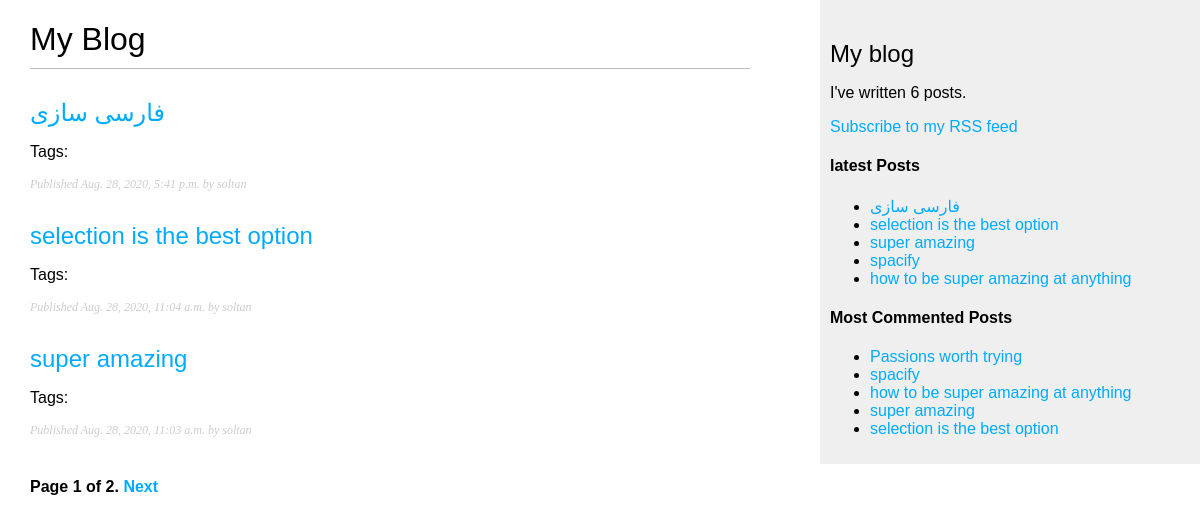
/blog/, run on an earlier commit of the app's database.
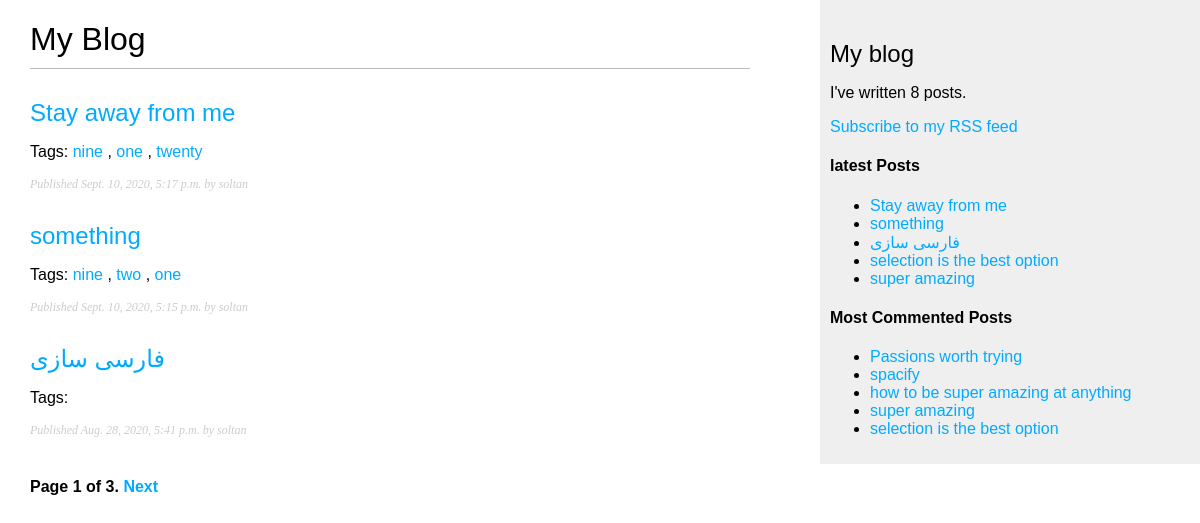
And on a later commit of the database.
### blog/models.py (models this page shows, shortened)
class Post(models.Model):
    STATUS_CHOICE = (
                    ('draft', 'Draft'),
                    ('published', 'Published')
    )
    objects = models.Manager()  # The default manager
    published = PublishedManager()  # Our customed manager
    tags = TaggableManager()
    title = models.CharField(max_length=250)
    slug = models.SlugField(max_length=250,
                            unique_for_date='publish')
    author = models.ForeignKey(User,
                               on_delete=models.CASCADE,  # after deleting user, it's posts also would be deleted
                               related_name='blog_post')
    body = models.TextField()
    publish = models.DateTimeField(default=timezone.now)
    created = models.DateTimeField(auto_now_add=True)  # acts like const
    update = models.DateTimeField(auto_now=True)
    status = models.CharField(max_length=10,
                              choices=STATUS_CHOICE,
                              default='draft')
    class Meta:
        ordering = ('-publish',)  # ordering by ascending
    def get_absolute_url(self):
        return reverse('blog:post_detail',  # path
                       args=[self.publish.day,  # args
                             self.publish.month,
                             self.publish.year,
                             self.slug])

### blog/views.py (the view)
# urls.py: path('', views.post_list, name='post_list'),
def post_list(request, tag_slug=None):
    object_list = Post.published.all()
    tag = None
    if tag_slug:
        tag = get_object_or_404(Tag, slug=tag_slug)
        object_list = object_list.filter(tags__in=[tag])
    paginator = Paginator(object_list, 3)
    page = request.GET.get('page')
    try:
        posts = paginator.page(page)
    except PageNotAnInteger:
        posts = paginator.page(1)
    except EmptyPage:
        posts = paginator.page(paginator.num_pages)
    template = 'blog/post/list.html'
    return render(request, template, {'posts': posts, 'tag': tag})

### blog/models.py (called while the page is built)
    def get_queryset(self):
        return super(PublishedManager, self).get_queryset().filter(status='published')

### blog/templatetags/blog_tags.py (called while the page is built)
@register.simple_tag()
def total_posts():
    return Post.published.count()

@register.inclusion_tag('blog/post/latest_posts.html')
def show_latest_posts(count=5):
    latest_posts = Post.published.order_by('-publish')[:count]
    return {'latest_posts': latest_posts}

@register.simple_tag()
def get_most_commented_posts(count=5):
    return Post.published.annotate(
        total_comments=Count('comments')
    ).order_by('-total_comments')[:count]

@register.filter(name='markdown')
def markdown_format(text):
    return mark_safe(markdown.markdown(text))

### blog/templates/blog/post/list.html (shortened to what this page needs)
{% extends "blog/base.html" %}
{% load blog_tags %}
{% block content %}
 <h1>My Blog</h1>
 {% for post in posts %}
 <h2>
 <a href="{{ post.get_absolute_url }}">
 {{ post.title }}
 </a>
 </h2>
<p class="tags">
 Tags:
 {% for tag in post.tags.all %}
 <a href="{% url "blog:post_list_by_tag" tag.slug %}">
 {{ tag.name }}
 </a>
 {% if not forloop.last %}, {% endif %}
 {% endfor %}
</p>
 <p class="date">
 Published {{ post.publish }} by {{ post.author }}
 </p>
 {% endfor %}
    {% include 'pagination.html' with page=posts %}
{% endblock %}

### blog/templates/blog/base.html (shortened to what this page needs)
{% load blog_tags %}
{% load static %}
<!DOCTYPE html>
<html>
<head>
 <link href="{% static "css/blog.css" %}" rel="stylesheet">
</head>
<body>
 <div id="content">
 {% block content %}
 {% endblock %}
 </div>
 <div id="sidebar">
 <h2>My blog</h2>
 <p>I've written {%total_posts%} posts.</p>
 <p>
    <a href='{% url 'blog:post_feed' %}'>Subscribe to my RSS feed</a>
 </p>
 <h4>latest Posts</h4>
    {% show_latest_posts%}
 <h4>Most Commented Posts</h4>
    <ul>
    {% get_most_commented_posts as commented_posts%}
        {% for post in commented_posts %}
        <li>
            <a href="{{post.get_absolute_url}}">{{post.title}}</a>
        </li>
        {% endfor %}
    </ul>
 </div>
</body>
</html>

### blog/templates/pagination.html (shortened to what this page needs)
<div class="pagination">
 <span class="step-links">
 <span class="current">
 Page {{ page.number }} of {{ page.paginator.num_pages }}.
 </span>
 {% if page.has_next %}
 <a href="?page={{ page.next_page_number }}">Next</a>
 {% endif %}
 </span>
</div>

### blog/templates/blog/post/latest_posts.html
<ul>
    {% for post in latest_posts %}
        <li>
            <a href="{{post.get_absolute_url}}">{{post.title}}</a>
        </li>
    {% endfor %}
</ul>

### blog/static/css/blog.css (style rules this page uses)
body { margin:0; padding:0; font-family:helvetica, sans-serif; }
a { color:#00abff; text-decoration:none; }
h1 { font-weight:normal; border-bottom:1px solid #bbb; padding:0 0 10px 0; }
h2 { font-weight:normal; margin:30px 0 0; }
#content { float:left; width:60%; padding:0 0 0 30px; }
#sidebar { float:right; width:30%; padding:10px; background:#efefef; height:100%; }
p.date { color:#ccc; font-family: georgia, serif; font-size: 12px; font-style: italic; }
.pagination { margin:40px 0; font-weight:bold; }

What changed in the data, as far as the page shows it:
no longer on one of the page's lists (row unchanged): Post: title "selection is the best option", publish "Aug. 28, 2020, 11:04 a.m.", author "soltan"
no longer on one of the page's lists (row unchanged): Post: title "super amazing", publish "Aug. 28, 2020, 11:03 a.m.", author "soltan"
no longer on one of the page's lists (row unchanged): Post: title "spacify"
no longer on one of the page's lists (row unchanged): Post: title "how to be super amazing at anything"
added Post: title "Stay away from me", publish "Sept. 10, 2020, 5:17 p.m.", author "soltan"
added Tag: name "nine"
added Tag: name "one"
added Tag: name "twenty", shown under "Stay away from me"
added Post: title "something", publish "Sept. 10, 2020, 5:15 p.m.", author "soltan"
added Tag: name "two", shown under "something"
Also different on the page:
{{ page.paginator.num_pages }}: "2" → "3"
text no longer shown: "6"
text now shown: "8"
